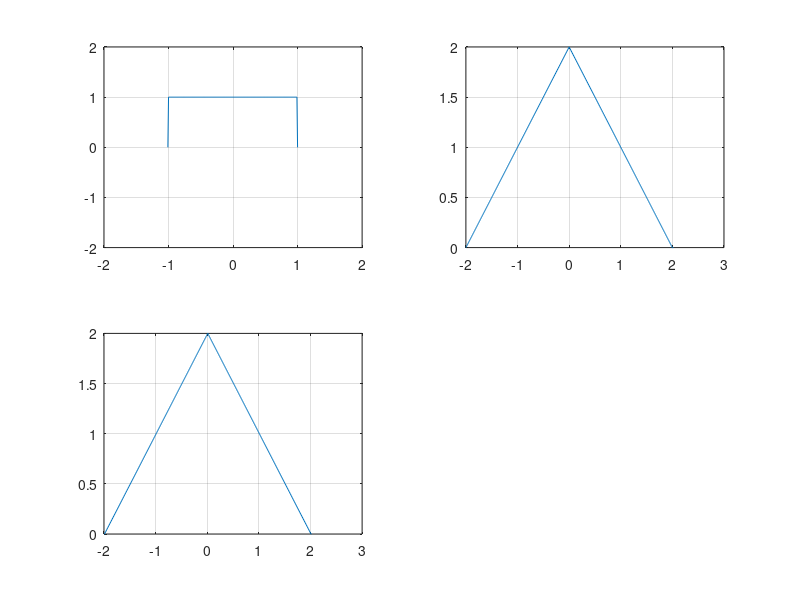

The MATLAB source for this figure: (Note: this script raises an error after producing the figure.)
%% BME 306 Lab 3 - Convolution in Matlab
% Alexander Ross 
% 10/14/19

%% Question 1

% Analytical Convolution: 
t2 = -2:0.01:2.02;
convolution = 2*tripuls(t2,4);

t = -1.01:0.01:1;
t2 = -2:0.01:2.02;
s = rectpuls(t,2);
subplot(2,2,1)
plot(t,s);
axis([-2 2 -2 2])
grid on
hold on
subplot(2,2,2)
plot(t2,convolution)
grid on
subplot(2,2,3)
plot(t2,conv(s,s)*0.01);
grid on;


%% Question 2

t = -10:0.01:10;
s = heaviside(t);
s2 = exp(-t).*s;
t2 = -20:0.01:20;
subplot(2,1,1)
plot(t2,conv(s,s2));
title('This is the convolution');
grid on;
hold on
subplot(2,1,2)
plot(t,s2)
title('This is the input response');
grid on

%% Question 3
t = -100:0.001:100;
s = heaviside(t);
s2 = exp(-t).*s;
t2 = -200:0.001:200;
subplot(2,1,1)
plot(t2,conv(s,s2));
title('This is the convolution');
grid on;
hold on
subplot(2,1,2)
plot(t,s2)
title('This is the input response');
grid on

% Note: See Attached Plot

% Explanation: The result differs in that the MatLab code only provides an
% approximation to the result found in class.  The solution found in class
% mathematically is continuous, and spans all of time, while the MatLab 
% solution is a descrete solution over a given time interval. Thus after a
% certain numerical value, the graph ceases to provide a accurate
% depictrion of the function.  It is possible to make the function look more
% like the class result by increasing the length of the time vector.

%% Question 4

f = 10;
% Freqency in hertz = 10
% Frequency in rad/s = 62.83
% Time constant (in microseconds[uSec]) = 7958

%% Question 5

t = 0:pi/2000:0.75;
inputsignal = sin(2*pi*40*t);
plot(inputsignal);


%% Question 6

t2 = 0:pi/2000:1.5;
tc = 0.007958;
impulseresponse = 1/tc*exp(-t2/tc);
plot(t2,impulseresponse);

% Previous Code:
% transfer = tf([1],[1/(40*2*pi) 1]);
% impulseresponse = lsim(transfer,inputsignal,t);
% plot(impulseresponse);


%% Question 7

t = 0:pi/2000:0.75;
impulseresponse = 1/tc*exp(-t2/tc);
inputsignal = sin(2*pi*40*t);
convolution = (pi/2000).*conv(impulseresponse,inputsignal);

% Previous Code:
% convolution = conv(inputsignal,impulseresponse,'same');

subplot(2,1,1)
hold on
legend();
plot(convolution,'DisplayName','Convolution');
hold on
legend();
plot(inputsignal,'DisplayName','Input Signal');
title('convolution and original graph');
grid on
hold on
subplot(2,1,2)
title('impulse response');
hold on
plot(impulseresponse);
grid on

% Note: See attached plot

%% Question 8

% The output signal looks like an approximation of the real signal.  It is
% not exact to the continous-time solution, but it is a good approximation
% of the real signal. However, it is only valid for a given time interval,
% and does not span all of time.

%% Question 9

% Ratio of the magnitude: 0.707 (or simply 1/sqrt(2))

% Explanation: The output to input ratio on the graph is 0.44.  Using
% phasors -- Y(jw)/X(jw) = 1/(251*(0.003988j+1)) = -0.5j+0.5.  Therefor,
% the phasor magnitude is (0.5^2 + 0.5^2)^1/2 = 0.707 = 1/sqrt(2)


%% Question 10

% See attached EvelopeDetector.m


%% Question 11

% Recommended Cutoff Frequency: 200Hz


%% Question 12

% See attached EvelopeDetector.m


%% Question 13

% See attached plot


%% Question 14

% See attached plot

